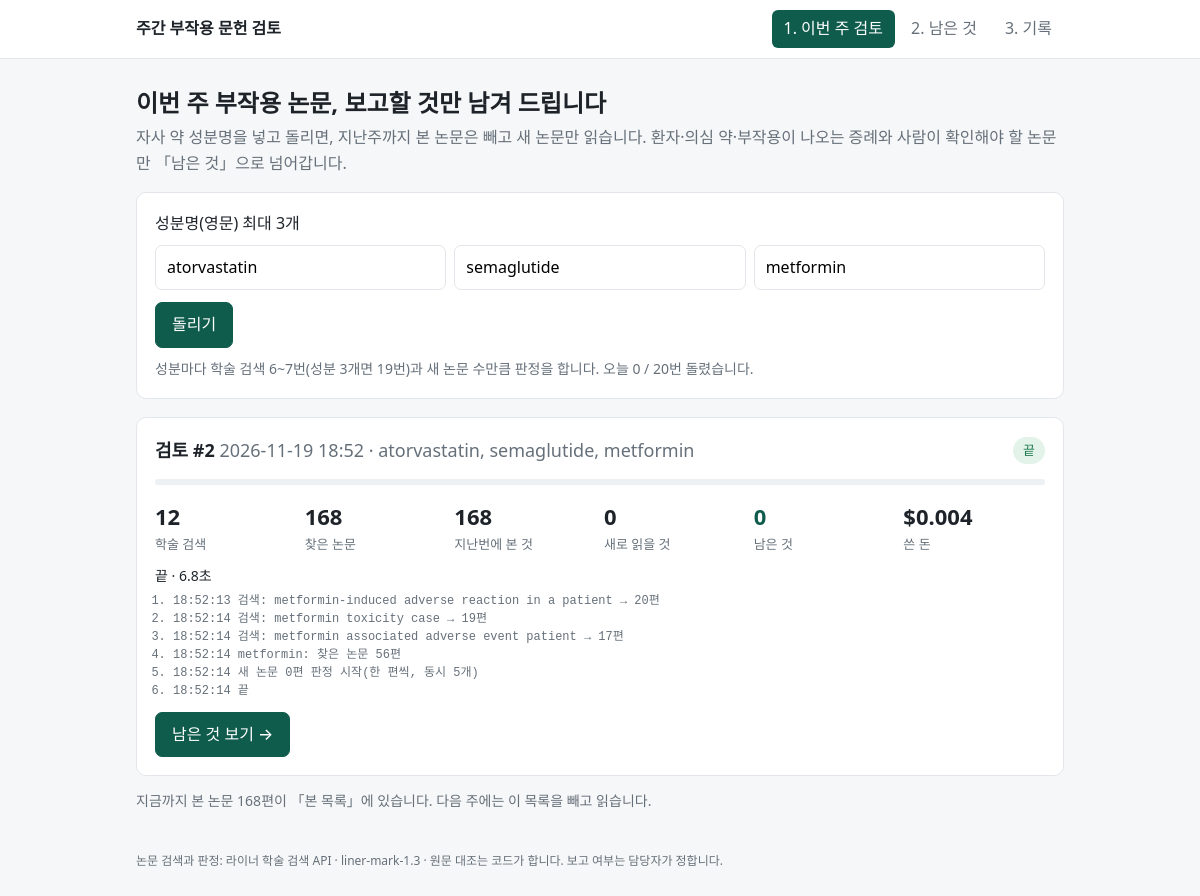
The page / on the database its author committed.
### tables this page shows
CREATE TABLE runs (
  id INTEGER PRIMARY KEY AUTOINCREMENT, started TEXT, finished TEXT,
  drugs TEXT, status TEXT, stats TEXT, ledger TEXT, log TEXT
);

### app/main.py (the view)
@app.get("/", response_class=HTMLResponse)
def home(request: Request, run: int | None = None):
    r = _run_or_latest(run)
    return tpl.TemplateResponse(request, "home.html", {
        "run": r, "drugs": list(DEFAULT_DRUGS), "limit": DAILY_LIMIT, "today": store.runs_today(),
        "seen": store.seen_count(), "page": "home", "readonly": READONLY, "max_judge": MAX_JUDGE,
    })

### app/templates/home.html (shortened to what this page needs)
{% extends "base.html" %}
{% block body %}
<section class="intro">
  <h1>이번 주 부작용 논문, 보고할 것만 남겨 드립니다</h1>
  <p>자사 약 성분명을 넣고 돌리면, 지난주까지 본 논문은 빼고 새 논문만 읽습니다. 환자·의심 약·부작용이 나오는 증례와 사람이 확인해야 할 논문만 「남은 것」으로 넘어갑니다.</p>
</section>
<form class="run-form" method="post" action="/run">
  <label>성분명(영문) 최대 3개</label>
  <div class="drugs">
    {% for i in range(3) %}
    <input name="drug{{ i+1 }}" value="{{ drugs[i] if i < drugs|length else '' }}" maxlength="40" autocomplete="off">
    {% endfor %}
  </div>
  <button type="submit" class="primary" {{ 'disabled' if readonly }}>돌리기</button>
  <p class="hint">성분마다 학술 검색 6~7번(성분 3개면 19번)과 새 논문 수만큼 판정을 합니다. {% if readonly %}견본 화면이라 돌리기는 꺼져 있습니다. 아래 견본 검토 #1은 질의를 늘리기 전(성분마다 4개, 검색 12번)에 돈 결과입니다.{% else %}오늘 {{ today }} / {{ limit }}번 돌렸습니다.{% endif %}</p>
</form>
{% if run %}
<section class="progress" id="progress" data-run="{{ run.id }}" data-status="{{ run.status }}">
  <div class="prog-head">
    <h2>검토 #{{ run.id }} <span class="muted">{{ run.started[:16].replace('T',' ') }} · {{ run.drugs|join(', ') }}</span></h2>
    <span class="badge {{ run.status }}" id="p-status">{{ {'running':'도는 중','done':'끝','failed':'실패','partial':'일부 실패'}.get(run.status, run.status) }}</span>
  </div>
  <div class="bar"><div class="fill" id="p-fill"></div></div>
  <ul class="nums">
    <li><b id="p-search">{{ run.ledger.scholar_calls or 0 }}</b>학술 검색</li>
    <li><b id="p-found">{{ run.stats.found or 0 }}</b>찾은 논문</li>
    <li><b id="p-seen">{{ run.stats.already_seen or 0 }}</b>지난번에 본 것</li>
    <li><b id="p-new">{{ run.stats.new or 0 }}</b>새로 읽을 것</li>
    <li class="hl"><b id="p-cand">{{ (run.stats.candidates or 0) + (run.stats.check or 0) + (run.stats.errors or 0) }}</b>남은 것</li>
    <li><b id="p-cost">${{ '%.3f'|format(run.ledger.cost_usd or 0) }}</b>쓴 돈</li>
  </ul>
  <p class="phase" id="p-phase">{{ run.stats.phase or '' }} {% if run.stats.judged %}· 판정 {{ run.stats.judged }}/{{ run.stats.new }}{% endif %} {% if run.stats.elapsed_sec %}· {{ run.stats.elapsed_sec }}초{% endif %}</p>
  <ol class="log" id="p-log">{% for l in run.log[-6:] %}<li>{{ l }}</li>{% endfor %}</ol>
  <a class="primary link-btn" href="/remaining?run={{ run.id }}" id="p-go">남은 것 보기 →</a>
</section>
{% endif %}
<p class="muted small">지금까지 본 논문 {{ seen }}편이 「본 목록」에 있습니다. 다음 주에는 이 목록을 빼고 읽습니다.</p>
{% endblock %}

### app/static/style.css (style rules this page uses)
:root { --ink:#1d2329;--muted:#66707a;--line:#e3e6ea;--bg:#f6f7f8;--card:#fff;--accent:#0f5c4d;--accent-ink:#fff;--yellow:#fff1a8;--red:#c4362b;--red-bg:#fdecea;--ok:#1f7a4d; }
* { box-sizing:border-box }
body { margin:0;background:var(--bg);color:var(--ink);font:16px/1.6 "Noto Sans KR",system-ui,-apple-system,sans-serif }
a { color:var(--accent) }
.intro h1 { font-size:24px;margin:28px 0 6px;line-height:1.35 }
.intro p { color:var(--muted);margin:0 0 16px }
.muted { color:var(--muted);font-weight:400 }
.small { font-size:14px }
.run-form { background:var(--card);border:1px solid var(--line);border-radius:10px;padding:18px;margin-bottom:18px }
.run-form label { font-weight:500;display:block;margin-bottom:8px }
.drugs { display:grid;grid-template-columns:repeat(3,1fr);gap:8px;margin-bottom:12px }
input { font:inherit;padding:9px 11px;border:1px solid var(--line);border-radius:7px;min-width:0;width:100% }
button,.link-btn { font:inherit;font-weight:500;padding:9px 16px;border-radius:7px;border:1px solid var(--line);background:#fff;cursor:pointer;color:var(--ink);text-decoration:none;display:inline-block }
.primary { background:var(--accent);border-color:var(--accent);color:var(--accent-ink) }
.hint { color:var(--muted);font-size:14px;margin:10px 0 0 }
.progress { background:var(--card);border:1px solid var(--line);border-radius:10px;padding:18px;margin-bottom:12px }
.prog-head { display:flex;justify-content:space-between;align-items:center;gap:8px;flex-wrap:wrap }
.prog-head h2 { font-size:18px;margin:0 }
.badge { font-size:13px;padding:3px 10px;border-radius:99px;background:#eef1f3 }
.badge.done { background:#e3f3ea;color:var(--ok) }
.bar { height:6px;background:#eef1f3;border-radius:3px;margin:14px 0;overflow:hidden }
.nums { list-style:none;padding:0;margin:0;display:grid;grid-template-columns:repeat(6,1fr);gap:8px }
.nums li { font-size:13px;color:var(--muted);display:flex;flex-direction:column }
.nums b { font-size:22px;color:var(--ink) }
.nums li.hl b { color:var(--accent) }
.phase { margin:10px 0 4px;font-size:14px }
.log { font:12px/1.5 ui-monospace,monospace;color:var(--muted);padding-left:18px;margin:0 0 12px }

### rows shown on the page
runs: id "2", started "2026-11-19 18:52", status "끝"

### other values the page prints
{{ today }} "0"
{{ limit }} "20"
{{ run.drugs|join(', ') }} "atorvastatin, semaglutide, metformin"
{{ run.ledger.scholar_calls or 0 }} "12"
{{ run.stats.found or 0 }} "168"
{{ run.stats.already_seen or 0 }} "168"
{{ run.stats.new or 0 }} "0"
{{ '%.3f'|format(run.ledger.cost_usd or 0) }} "0.004"
{{ run.stats.phase or '' }} "끝"
{{ run.stats.elapsed_sec }} "6.8"
{{ l }} "18:52:13 검색: metformin-induced adverse reaction in a patient → 20편" "18:52:14 검색: metformin toxicity case → 19편" "18:52:14 검색: metformin associated adverse event patient → 17편" "18:52:14 metformin: 찾은 논문 56편" "18:52:14 새 논문 0편 판정 시작(한 편씩, 동시 5개)" "18:52:14 끝"
{{ seen }} "168"
